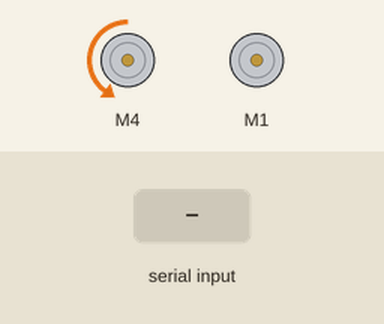
The sketch below on a simulated Arduino Uno, built with avr-gcc and run on an emulated ATmega328P. On the bench: 2 × DC motor (green arrow = forward, orange = backward, longer = faster). The test bench sets the inputs (shaded band). What the sketch prints to the serial monitor is not drawn.

Above: at 5.2 s.
5.3 s: "0%" received over Serial
At 6.3 s:
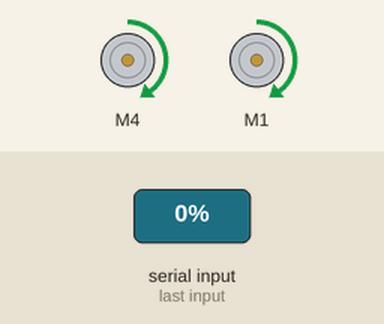
6.9 s: "1%" received over Serial
At 7.5 s:
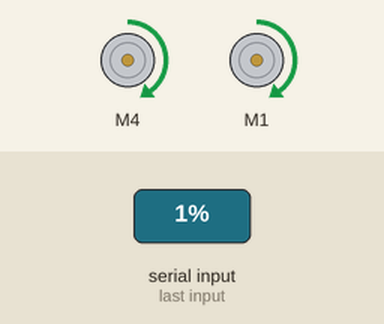
Timing chart, 0 to 9.9 s (numbered marks = the images above; inputs shaded):
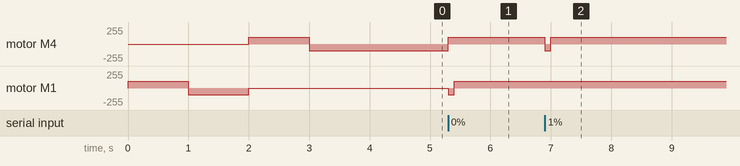

The sketch:

testmoteur.ino
```cpp
#include <Wire.h>
#include <Adafruit_MotorShield.h>
#include "utility/Adafruit_MS_PWMServoDriver.h"

/*
 * This script was used to check wether dc motors where
 * working correctly.
 */

// Décommenter si inverser
//#define BACKWARD FORWARD
//#define FORWARD BACKWARD

#define DEFAULT_SPEED 100
#define SPEED_DELTA 30

void rotateRight();
void rotateLeft();

Adafruit_MotorShield AFMS = Adafruit_MotorShield();
Adafruit_DCMotor *MotorR = AFMS.getMotor(4);
Adafruit_DCMotor *MotorL = AFMS.getMotor(1);

int rotateTimeToWait = 100;
int redirectTimeToWait = 100;

void setup() {
  Serial.begin(9600);
  AFMS.begin();
  MotorR->setSpeed(DEFAULT_SPEED);
  MotorL->setSpeed(DEFAULT_SPEED);

  MotorR->run(RELEASE);

  MotorL->run(FORWARD);
  Serial.readStringUntil('%');
  MotorL->run(BACKWARD);
  Serial.readStringUntil('%');

  MotorL->run(RELEASE);

  MotorR->run(FORWARD);
  Serial.readStringUntil('%');
  MotorR->run(BACKWARD);
  Serial.readStringUntil('%');

  Serial.println("Enter a command>");
}

void loop(){
  if (Serial.available()){
    int a = Serial.readStringUntil('%').toInt();
    switch (a)
    {
    case 0:
      rotateLeft();
      break;
    case 1:
      rotateRight();
      break;
    case 2:
      while(!Serial.available());
      delay(50);
      rotateTimeToWait = Serial.readStringUntil('%').toInt();
      break;
    case 3:
      while(!Serial.available());
      delay(50);
      redirectTimeToWait = Serial.readStringUntil('%').toInt();
      break;
    default:
      break;
    }
  }
}

void forward(){
  MotorR->run(FORWARD);
  MotorL->run(FORWARD);
}


void redirectRight(){
  MotorR->setSpeed(DEFAULT_SPEED);
  MotorL->setSpeed(DEFAULT_SPEED-SPEED_DELTA);
  delay(redirectTimeToWait);
  MotorR->setSpeed(DEFAULT_SPEED);
  MotorL->setSpeed(DEFAULT_SPEED);
}


void redirectLeft(){
  MotorR->setSpeed(DEFAULT_SPEED-SPEED_DELTA);
  MotorL->setSpeed(DEFAULT_SPEED);
  delay(redirectTimeToWait);
  MotorR->setSpeed(DEFAULT_SPEED);
  MotorL->setSpeed(DEFAULT_SPEED);
}

void rotateRight(){
  MotorR->run(BACKWARD);
  MotorL->run(FORWARD);
  delay(rotateTimeToWait);
  forward();
}

void rotateLeft(){
  MotorR->run(FORWARD);
  MotorL->run(BACKWARD);
  delay(rotateTimeToWait);
  forward();
}
```

Measured:
- after the input at 5.3 s, motor M4: backward 100/255 → forward 100/255 at once; motor M1: stopped → backward 100/255 at once, → forward 100/255 0.10 s later
- after the input at 6.9 s, motor M4: forward 100/255 → backward 100/255 at once, → forward 100/255 0.10 s later
